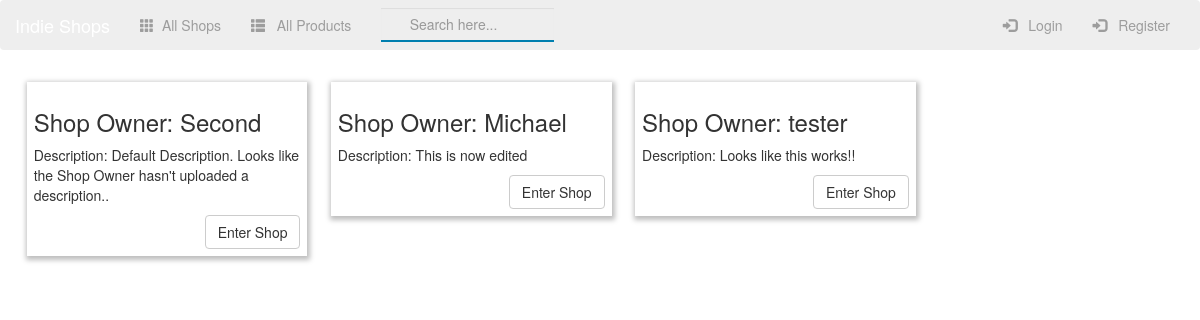
/shop/, run on an earlier commit of the app's database.
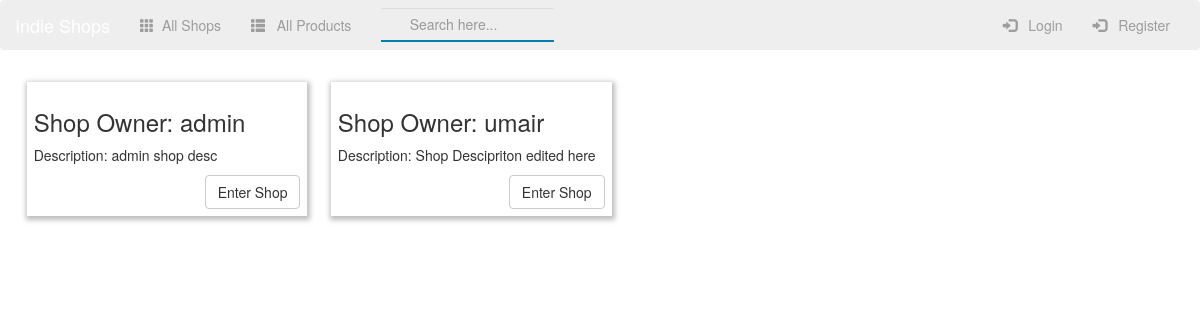
And on a later commit of the database.
### shop/models.py (models this page shows, shortened)
class Shop(models.Model):
    name = models.CharField(max_length=150)
    owner = models.OneToOneField(User, related_name="owner")
    description = models.TextField(max_length=5000, default="Default Description. Looks like the Shop Owner hasn't uploaded a description..")
    def create_shop(sender, **kwargs):
        user = kwargs["instance"]
        if kwargs["created"]:
            up = Shop(owner=user)
            up.save()
    post_save.connect(create_shop, sender=User)

### shop/views.py (the view)
class IndexView(ListView):
    template_name = 'shop/index.html'
    context_object_name = 'shop_list'
    def get_queryset(self):
        return Shop.objects.all()

### shop/templates/shop/index.html (shortened to what this page needs)
{% extends 'shop/base.html' %}
{% block main-content %}
    {% for shop in shop_list %}
            <div class="card-container">
                <div class="caption">
                    <h3>Shop Owner: {{ shop.owner }}</h3>
                    <p>Description: {{ shop.description }}</p>
                </div>
                <a href="{% url 'shop:detail' shop.id %}"><button type="button" class="btn btn-default pull-right">Enter Shop</button></a>
            </div>
    {% endfor %}
{% endblock %}

### shop/templates/shop/base.html (shortened to what this page needs)
<!doctype html>
<html>
    <head>
        {% load staticfiles %}
        <link rel="stylesheet" href="https://maxcdn.bootstrapcdn.com/bootstrap/3.3.7/css/bootstrap.min.css">
        <link rel="stylesheet" type="text/css" href="{% static 'shop/style.css' %}" />
    </head>
    <body>
        <nav class="navbar navbar-inverse job-nav">
            <div class="container-fluid">
                <div class="navbar-header">
                    <a class="navbar-brand" href="{% url 'shop:index' %}">Indie Shops</a>
                </div>
                <div class="collapse navbar-collapse" id="topNavBar">
                    <ul class="nav navbar-nav">
                        <li class="" >
                            <a href="{% url 'shop:index' %} ">
                                <span class="glyphicon glyphicon-th" aria-hidden="true"></span> &nbsp;All Shops
                            </a>
                        </li>
                        <li class="" >
                            <a href="{% url  'shop:all-products' %}">
                                <span class="glyphicon glyphicon-th-list" aria-hidden="true"></span> &nbsp; All Products
                            </a>
                        </li>
                    </ul>
                    <form class="navbar-form navbar-left" role="search" method="get" action="{% url 'shop:search' %}">
                        <div class="form-group">
                            <input type="text" class="form-control searchBox" name="search" value="" placeholder="Search here...">
                        </div>
                    </form>
                    <ul class="nav navbar-nav navbar-right">
                    {% if user.is_authenticated %}
                        <li class="dropdown">
                            <a href="#" class="dropdown-toggle" data-toggle="dropdown" role="button" aria-haspopup="true" aria-expanded="false">{{user}} <span class="caret"></span></a>
                            <ul class="dropdown-menu">
                              <li class="">
                                <a href="{% url 'shop:add-product' %} ">
                                    <span class="glyphicon glyphicon-plus" aria-hidden="true"></span> &nbsp; Add Products
                                </a>
                            </li>
                            <li class="">
                                <a href="{% url 'shop:my-products' %} ">
                                    <span class="glyphicon glyphicon-book" aria-hidden="true"></span> &nbsp; My Products
                                </a>
                            </li>
                        <li class="">
                            <a href=" {% url 'shop:my-shop' %} ">
                                <span class="glyphicon glyphicon-user" aria-hidden="true"></span> &nbsp; View Shop Profile
                            </a>
                        </li>
                        <li class="">
                            <a href="{% url 'shop:logout' %}">
                                <span class="glyphicon glyphicon-log-out" aria-hidden="true"></span> &nbsp; Logout
                            </a>
                        </li>
                        {% else %}
                                <li class="">
                                    <a href="{% url 'shop:login' %}">
                                        <span class="glyphicon glyphicon-log-in" aria-hidden="true"></span> &nbsp; Login
                                    </a>
                                </li>
                                <li class="">
                                <a href="{% url 'shop:register' %}">
                                    <span class="glyphicon glyphicon-log-in" aria-hidden="true"></span> &nbsp; Register
                                </a>
                            </li>
                        </ul>
                    {% endif %}
                </div>
            </div>
        </nav>
        <div class="container-fluid">
            {% block main-content %}
            {% endblock %}
        </div>
    </body>
</html>

### shop/static/shop/style.css (style rules this page uses)
.card-container { -webkit-box-shadow: 1px 2px 5px 2px rgba(0,0,0,0.26); -moz-box-shadow: 1px 2px 5px 2px rgba(0,0,0,0.26); box-shadow: 1px 2px 5px 2px rgba(0,0,0,0.26); padding: .5em; width: 24%; float:left; margin: 1%; }
.job-nav { background: #eee; border: none; }
.searchBox { border: none; border-radius: 0; background-color: inherit; padding: 1%; border-bottom: solid 2px #007faf; text-indent: 1.9em; }

What changed in the data, as far as the page shows it:
removed Shop: owner "Second", description "Default Description. Looks like the Shop Owner hasn't uploaded a description.."
removed Shop: owner "Michael", description "This is now edited"
removed Shop: owner "tester", description "Looks like this works!!"
added Shop: owner "admin", description "admin shop desc"
added Shop: owner "umair", description "Shop Descipriton edited here"
